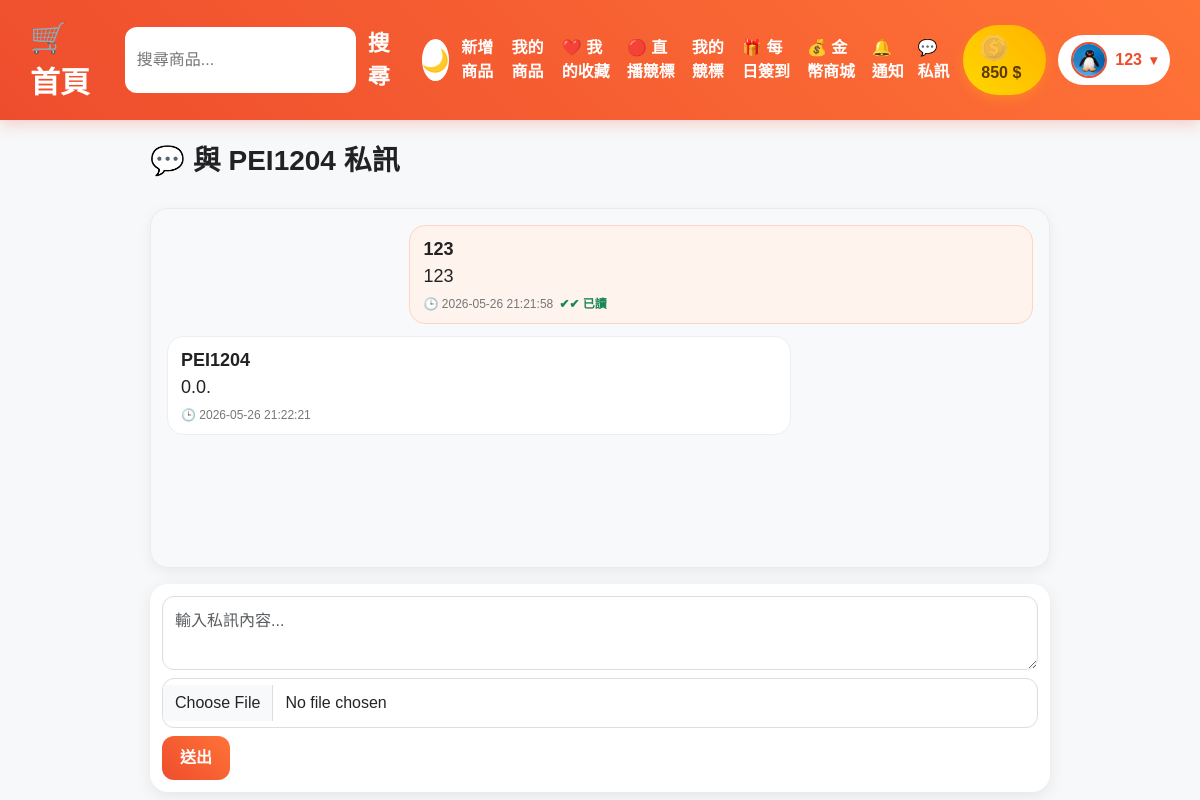
Screenshot of /messages/5 (signed in) with the database file from the repository.
### tables this page shows
CREATE TABLE users (
    id INTEGER PRIMARY KEY AUTOINCREMENT,
    username TEXT UNIQUE,
    email TEXT,
    password TEXT
, coins INTEGER DEFAULT 100, is_admin INTEGER DEFAULT 0, last_checkin TEXT, avatar TEXT, banner TEXT, has_received_listing_bonus INTEGER DEFAULT 0, is_banned INTEGER DEFAULT 0, ban_reason TEXT, admin_role TEXT DEFAULT 'user', email_verified INTEGER DEFAULT 0, email_verify_token TEXT, phone TEXT, phone_verified INTEGER DEFAULT 0, risk_score INTEGER DEFAULT 0, created_at TEXT, last_ip TEXT, identity_verified INTEGER DEFAULT 0, identity_verify_status TEXT DEFAULT '未申請', identity_reject_reason TEXT, identity_verified_at TEXT);

CREATE TABLE private_messages (
        id INTEGER PRIMARY KEY AUTOINCREMENT,
        sender_id INTEGER,
        receiver_id INTEGER,
        product_id INTEGER,
        message TEXT,
        image TEXT,
        is_read INTEGER DEFAULT 0,
        created_at TEXT
    );

### app.py (the view, shortened to what this page needs)
@app.route("/messages/<int:receiver_id>", methods=["GET", "POST"])
def private_chat(receiver_id):
    if "user_id" not in session:
        return redirect("/login")
    product_id = request.args.get("product_id")
    db = get_db()
    db.execute("""
        UPDATE private_messages
        SET is_read=1
        WHERE sender_id=? AND receiver_id=?
    """, (receiver_id, session["user_id"]))
    messages = db.execute("""
        SELECT private_messages.*, users.username AS sender_name
        FROM private_messages
        JOIN users ON private_messages.sender_id = users.id
        WHERE
            (sender_id=? AND receiver_id=?)
            OR
            (sender_id=? AND receiver_id=?)
        ORDER BY private_messages.id ASC
    """, (
        session["user_id"], receiver_id,
        receiver_id, session["user_id"]
    )).fetchall()
    receiver = db.execute(
        "SELECT * FROM users WHERE id=?",
        (receiver_id,)
    ).fetchone()
    product = None
    if product_id:
        product = db.execute(
            "SELECT * FROM products WHERE id=?",
            (product_id,)
        ).fetchone()
    db.commit()
    db.close()
    return render_template(
        "private_chat.html",
        messages=messages,
        receiver=receiver,
        product=product
    )

### app.py (called while the page is built, shortened)
def get_db():
    conn = sqlite3.connect(
        DATABASE,
        timeout=30,
        check_same_thread=False
    )
    conn.row_factory = sqlite3.Row
    return conn

def inject_notification_count():
    if "user_id" not in session:
        return dict(notification_count=0)
    db = get_db()
    count = db.execute(
        """
        SELECT COUNT(*) AS count
        FROM notifications
        WHERE user_id=? AND is_read=0
        """,
        (session["user_id"],)
    ).fetchone()["count"]
    db.close()
    return dict(notification_count=count)

def inject_active_announcements():
    try:
        db = get_db()
        ensure_admin_feature_columns(db)
        announcements = db.execute(
            """
            SELECT *
            FROM announcements
            WHERE IFNULL(is_active, 1)=1
            ORDER BY id DESC
            LIMIT 3
            """
        ).fetchall()
        db.close()
        return dict(active_announcements=announcements)
    except Exception:
        return dict(active_announcements=[])

def current_admin_role():
    role = session.get("admin_role", "user")
    if role == "user" and session.get("is_admin") == 1:
        return "super_admin"
    return role

def is_super_admin():
    return current_admin_role() == "super_admin"

@app.before_request
def protect_admin_routes():
    if not request.path.startswith("/admin"):
        return None

@app.context_processor
def inject_admin_role_helpers():
    return dict(
        current_admin_role=current_admin_role(),
        admin_role_name=admin_role_name,
        require_admin_role=require_admin_role,
        is_super_admin=is_super_admin()
    )

### templates/private_chat.html (shortened to what this page needs)
{% extends "layout.html" %}
{% block content %}
<div class="private-chat-page">
    <h2 class="private-chat-title">💬 與 {{ receiver.username }} 私訊</h2>
    <div class="chat-box" id="chatBox">
        {% for m in messages %}
            <div class="chat-message {% if m.sender_id == session.get('user_id') %}my-message{% endif %}">
                <strong>{{ m.sender_name }}</strong>
                {% if m.message %}
                    <p class="mb-1">{{ m.message }}</p>
                {% endif %}
                <div class="chat-meta">
                    <span>🕒 {{ m.created_at }}</span>
                    {% if m.sender_id == session.get("user_id") %}
                        {% if m.is_read == 1 %}
                            <span class="read-status read">✔✔ 已讀</span>
                        {% else %}
                            <span class="read-status sent">✔ 已送出</span>
                        {% endif %}
                    {% endif %}
                </div>
            </div>
        {% endfor %}
    </div>
    <form method="POST" enctype="multipart/form-data" class="chat-form mt-3">
        <textarea
            name="message"
            class="form-control"
            placeholder="輸入私訊內容..."
        ></textarea>
        <input
            type="file"
            name="image"
            class="form-control mt-2"
        >
        <button class="btn btn-shopee mt-2">
            送出
        </button>
    </form>
</div>
{% endblock %}

### static/style.css (style rules this page uses)
* { margin:0; padding:0; box-sizing:border-box; }
body { background:#f5f5f5; font-family:Arial,sans-serif; color:#222; overflow-x:hidden; }
.btn-auction, .btn-shopee { display:block; text-align:center; padding:14px; border-radius:14px; text-decoration:none; font-weight:bold; color:white; background: linear-gradient( 45deg, #ee4d2d, #ff7337 ); transition:0.3s; border:none; }
.form-control { padding:12px; border-radius:12px; border:1px solid #ddd; }
.chat-box { background: white; padding: 25px; border-radius: 20px; margin-top: 30px; box-shadow: 0 5px 20px rgba(238,77,45,0.08); }
.chat-message { background: white; padding: 10px 14px; border-radius: 12px; margin-bottom: 10px; box-shadow: 0 2px 8px rgba(0,0,0,0.05); }
.chat-message { background: #f5f5f5; padding: 14px 18px; border-radius: 14px; margin-bottom: 12px; font-size: 18px; }
.chat-message span { word-break: break-word; }
body { background:#f7f8fa; }
.product-card, .review-card, .chat-box, .notification-card, .message-card, .form-box, .card, .bid-box, .seller-info-box, .auto-bid-box, .winner-box { border-radius:18px !important; box-shadow:0 4px 14px rgba(0,0,0,.06) !important; border:1px solid #ececec; }
.chat-message { box-shadow:none !important; border:1px solid #eee; background:white; }
.btn-shopee { border-radius:12px; padding:10px 18px; }
input, textarea, select { border-radius:12px !important; }

### templates/private_chat.html (style rules this page uses)
.private-chat-page { max-width:900px; margin:0 auto; }
.private-chat-title { font-size:28px; font-weight:800; margin-bottom:16px; }
.chat-box { background:#f8f9fa; border-radius:18px; padding:16px; min-height:360px; max-height:65vh; overflow-y:auto; }
.chat-message { background:white; border-radius:16px; padding:10px 13px; margin-bottom:12px; max-width:72%; box-shadow:0 3px 10px rgba(0,0,0,0.06); }
.my-message { margin-left:auto; background:#fff3ee; border:1px solid #ffd4c2; }
.chat-meta { display:flex; align-items:center; gap:6px; color:#777; font-size:12px; margin-top:5px; }
.read-status { font-weight:700; }
.read-status.read { color:#198754; }
.chat-form { background:white; border-radius:18px; padding:12px; box-shadow:0 4px 16px rgba(0,0,0,0.08); }

### rows the page displays
users: username "PEI1204"
private_messages: sender_name "123", message "123", created_at "2026-05-26 21:21:58", sender_id "✔✔ 已讀"
private_messages: sender_name "PEI1204", message "0.0.", created_at "2026-05-26 21:22:21"

### other values shown
{{ session.get("coins", 0) }} "850"
{{ session["username"] }} "123"
